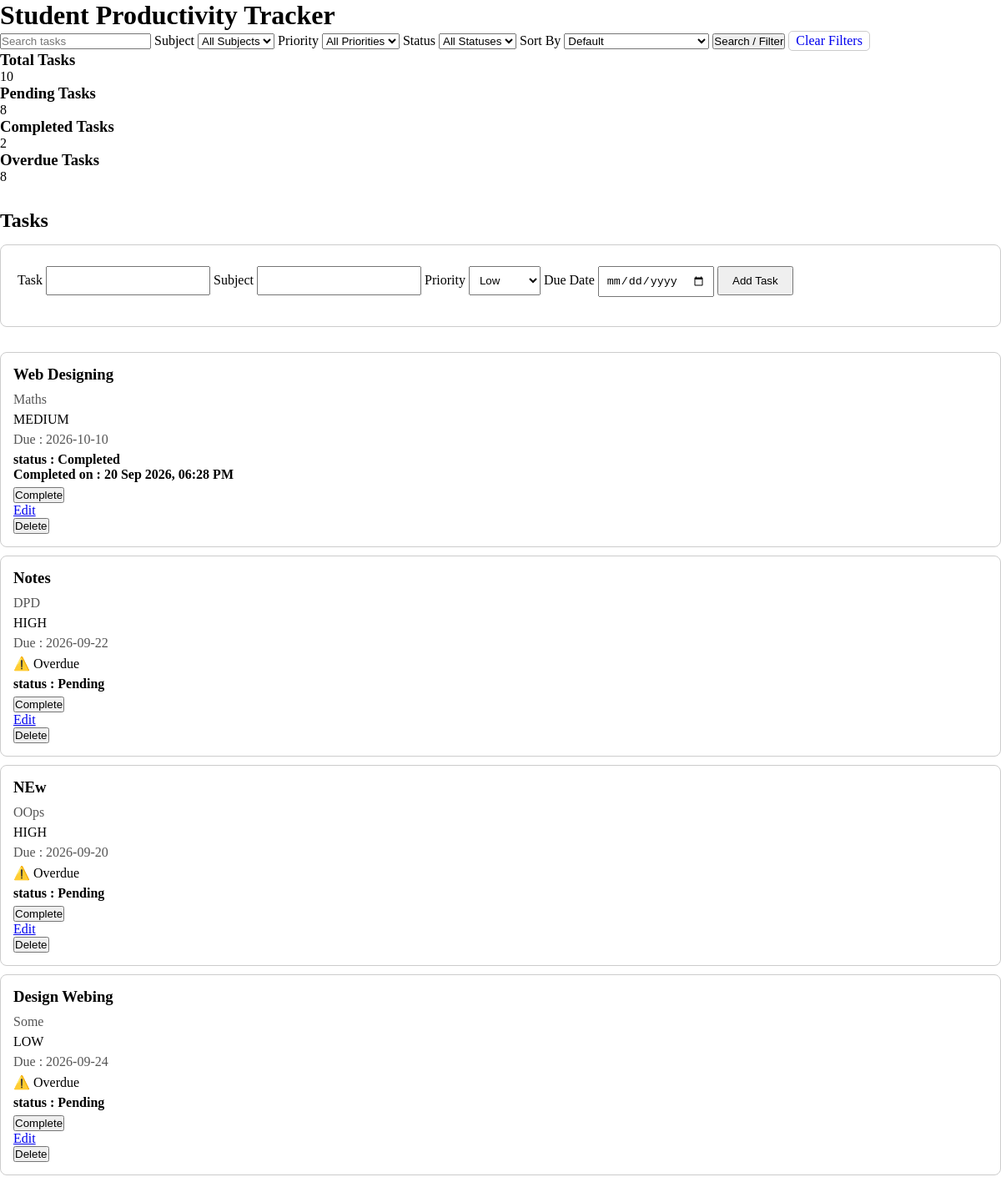
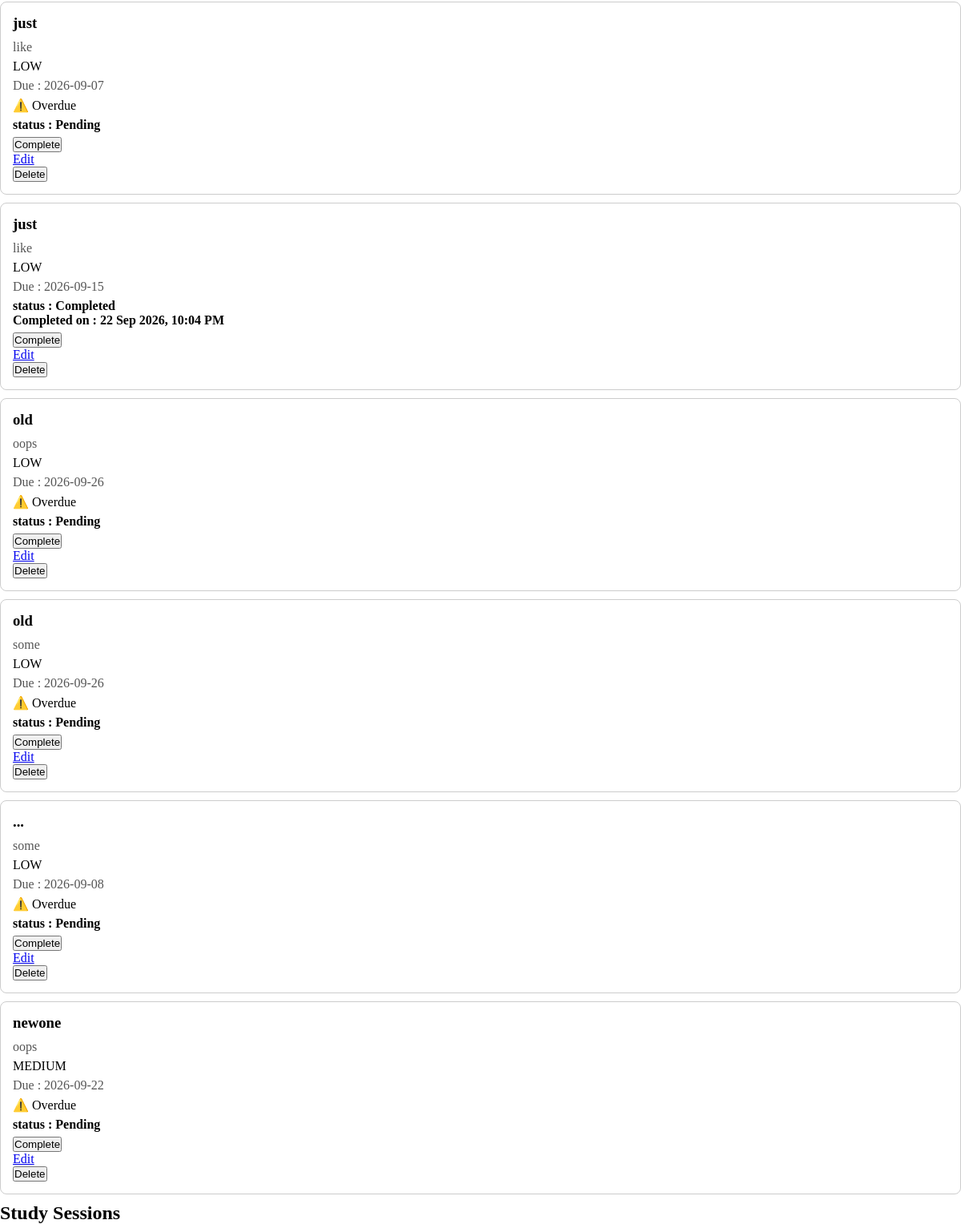
The page / on the database its author committed (2 pictures, top to bottom).
### tables this page shows
CREATE TABLE tasks(
            id INTEGER PRIMARY KEY AUTOINCREMENT,
            task TEXT,
            subject TEXT,
            priority INTEGER,
            due_date DATE,
            status INTEGER DEFAULT 1,
            completed_at DATE
        );

### app.py (the view, shortened to what this page needs)
@app.route("/", methods=["GET","POST"])
def home():
    search = request.args.get("search", "")
    filter_subject = request.args.get("subject", "")
    priority = request.args.get("priority", "")
    status = request.args.get("status", "")
    sort = request.args.get("sort", "")
    connection = get_db()
    cursor = connection.cursor()
    cursor.execute("SELECT DISTINCT subject FROM tasks WHERE subject IS NOT NULL AND subject != ''")
    subjects = [row[0] for row in cursor.fetchall()]
    today = datetime.now().date()
    tasks = get_tasks(search, filter_subject, priority, status, sort)
    for task in tasks:
        if task[6]:
            task[6] = datetime.strptime(task[6],"%Y-%m-%d %H:%M:%S.%f").strftime("%d %b %Y, %I:%M %p")
        if task[4]:
            due_date = datetime.strptime(task[4], "%Y-%m-%d").date()
            if task[5] == 1 and due_date < today:
                task.append(True)
            else:
                task.append(False)
    cursor.execute("SELECT COUNT(*) FROM tasks")
    total_tasks = cursor.fetchone()[0]
    cursor.execute("SELECT COUNT(*) FROM tasks WHERE status=1")
    pending_tasks = cursor.fetchone()[0]
    cursor.execute("SELECT COUNT(*) FROM tasks WHERE status=2")
    completed_tasks = cursor.fetchone()[0]
    cursor.execute(
        "SELECT COUNT(*) FROM tasks WHERE status=1 AND due_date < ?",
        (today,)
    )
    overdue_tasks = cursor.fetchone()[0]
    connection.close()
    return render_template(
        "index.html",
        tasks=tasks,
        subjects=subjects,
        total_tasks=total_tasks,
        pending_tasks=pending_tasks,
        completed_tasks=completed_tasks,
        overdue_tasks=overdue_tasks,
        filter_subject=filter_subject,
        priority=priority,
        status=status,
        search=search,
        sort=sort
    )

### app.py (called while the page is built)
def get_db():
    return sqlite3.connect("tracker.db")

### templates/index.html (shortened to what this page needs)
<!DOCTYPE html>
<html lang="en">
<head>
    <link rel="stylesheet" href="{{ url_for('static', filename='style.css') }}">
</head>
<body>
    <div class="conatiner">
        <h1>Student Productivity Tracker</h1>
        <div>
           <form method="GET" class="search-filter-form">
                <input type="text" name="search" value="{{ search }}" placeholder="Search tasks">
                <label>Subject</label>
                <select name="subject">
                    <option value="">All Subjects</option>
                </select>
                <label>Priority</label>
                <select name="priority">
                    <option value="">All Priorities</option>
                </select>
                <label>Status</label>
                <select name="status">
                    <option value="">All Statuses</option>
                </select>
                <label>Sort By</label>
                <select name="sort">
                    <option value="">Default</option>
                </select>
                <button type="submit">Search / Filter</button>
                <a href="/" class="clear-filters">Clear Filters</a>
            </form>
            <div class="stats-card">
                <h3>Total Tasks</h3>
                <p>{{ total_tasks }}</p>
            </div>
            <div class="stats-card">
                <h3>Pending Tasks</h3>
                <p>{{ pending_tasks }}</p>
            </div>
            <div class="stats-card">
                <h3>Completed Tasks</h3>
                <p>{{ completed_tasks }}</p>
            </div>
            <div class="stats-card">
                <h3>Overdue Tasks</h3>
                <p>{{ overdue_tasks }}</p>
            </div>
            <h2 class="tasks-heading">Tasks</h2>
            <form method="POST" class="task-form">
                <label>Task</label>
                <input type="text" name="task">
                <label>Subject</label>
                <input type="text" name="subject">
                <label>Priority</label>
                <select name="priority">
                    <option value="1">Low</option>
                </select>
                <label>Due Date</label>
                <input type="date" name="due_date">
                <button type="submit">Add Task</button>
            </form>
            <div class="task-list">
                {% for task in tasks %}
                    <div class="task-card">
                        <h3>{{ task[1] }}</h3>
                        <p class="task-subject">{{ task[2] }}</p>
                        <p>
                            {% if task[3]==1 %}
                                LOW
                            {% elif task[3]==2 %}
                                MEDIUM
                            {% else %}
                                HIGH
                            {% endif %}
                        </p>
                        <p class="task-due">Due : {{task[4]}}</p>
                        {% if task[7] %}
                            <p>⚠️ Overdue</p>
                        {% endif %}
                        <p class="task-status">
                            {% if task[5] == 1 %}
                                status : Pending
                            {% else %}
                                status : Completed
                                <br>
                                Completed on : {{task[6]}}
                            {% endif %}
                        </p>
                        <form method="POST" action="/complete/{{ task[0] }}">
                            <button type="submit">Complete</button>
                        </form>
                        <a href="/edit/{{ task[0] }}">Edit</a>
                        <form method="POST" action="/delete/{{ task[0] }}">
                            <button type="submit" onclick="return confirm('Are you sure you want to delete this task?')">Delete</button>
                        </form>
                    </div>
                {% endfor %}
            </div>
        </div>
    </div>
    <div>
        <h2>Study Sessions</h2>
    </div>
</body>
</html>

### static/style.css (style rules this page uses)
* { margin:0; padding:0; }
.tasks-heading { margin-top: 30px; margin-bottom: 15px; }
.task-form { padding: 20px; border: 1px solid #ccc; border-radius: 8px; margin-bottom: 30px; }
.task-form input, .task-form select { padding: 8px; margin: 5px 0 15px; }
.task-form button { padding: 8px 16px; cursor: pointer; }
.task-card { border: 1px solid #ccc; padding: 15px; margin: 10px 0; border-radius: 8px; }
.task-card h3 { margin-top: 0; margin-bottom: 10px; }
.task-card p { margin: 6px 0; }
.task-subject, .task-due { color: #555; }
.task-status { font-weight: bold; }
.clear-filters { display: inline-block; padding: 2px 8px; text-decoration: none; border: 1px solid #ccc; border-radius: 5px; cursor: pointer; }

### rows shown on the page
tasks: task "Web Designing", subject "Maths", priority "MEDIUM", due_date "2026-10-10", task "20 Sep 2026, 06:28 PM"
tasks: task "Notes", subject "DPD", priority "HIGH", due_date "2026-09-22", shows "⚠️ Overdue", status "status : Pending"
tasks: task "NEw", subject "OOps", priority "HIGH", due_date "2026-09-20", shows "⚠️ Overdue", status "status : Pending"
tasks: task "Design Webing", subject "Some", priority "LOW", due_date "2026-09-24", shows "⚠️ Overdue", status "status : Pending"
tasks: task "just", subject "like", priority "LOW", due_date "2026-09-07", shows "⚠️ Overdue", status "status : Pending"
tasks: task "just", subject "like", priority "LOW", due_date "2026-09-15", task "22 Sep 2026, 10:04 PM"
tasks: task "old", subject "oops", priority "LOW", due_date "2026-09-26", shows "⚠️ Overdue", status "status : Pending"
tasks: task "old", subject "some", priority "LOW", due_date "2026-09-26", shows "⚠️ Overdue", status "status : Pending"
tasks: task "...", subject "some", priority "LOW", due_date "2026-09-08", shows "⚠️ Overdue", status "status : Pending"
tasks: task "newone", subject "oops", priority "MEDIUM", due_date "2026-09-22", shows "⚠️ Overdue", status "status : Pending"

### other values the page prints
{{ total_tasks }} "10"
{{ pending_tasks }} "8"
{{ completed_tasks }} "2"
{{ overdue_tasks }} "8"
